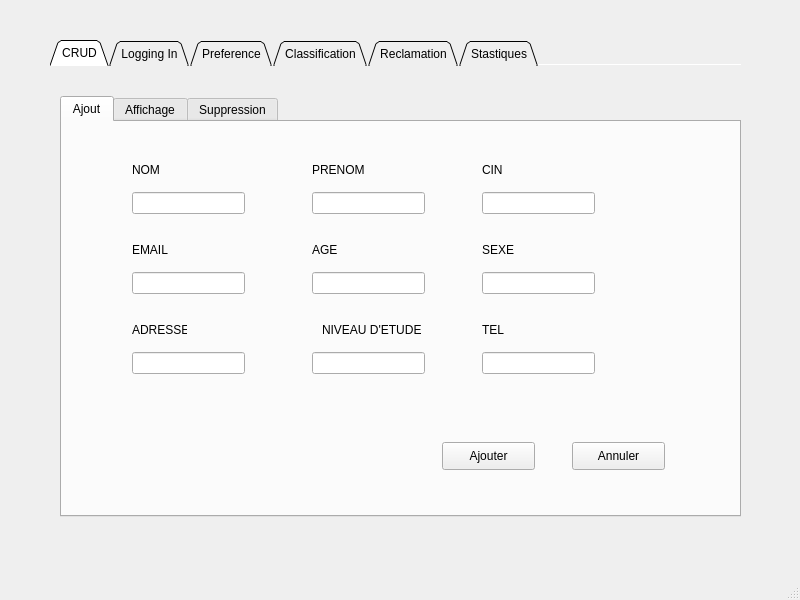
<?xml version="1.0" encoding="UTF-8"?>
<ui version="4.0">
 <class>MainWindow</class>
 <widget class="QMainWindow" name="MainWindow">
  <property name="geometry">
   <rect>
    <x>0</x>
    <y>0</y>
    <width>800</width>
    <height>600</height>
   </rect>
  </property>
  <property name="windowTitle">
   <string>Gestion Des abonnés</string>
  </property>
  <property name="autoFillBackground">
   <bool>false</bool>
  </property>
  <widget class="QWidget" name="centralwidget">
   <widget class="QTabWidget" name="tabWidget">
    <property name="enabled">
     <bool>true</bool>
    </property>
    <property name="geometry">
     <rect>
      <x>50</x>
      <y>40</y>
      <width>691</width>
      <height>491</height>
     </rect>
    </property>
    <property name="maximumSize">
     <size>
      <width>701</width>
      <height>491</height>
     </size>
    </property>
    <property name="focusPolicy">
     <enum>Qt::TabFocus</enum>
    </property>
    <property name="autoFillBackground">
     <bool>false</bool>
    </property>
    <property name="tabShape">
     <enum>QTabWidget::Triangular</enum>
    </property>
    <property name="currentIndex">
     <number>0</number>
    </property>
    <property name="iconSize">
     <size>
      <width>100</width>
      <height>100</height>
     </size>
    </property>
    <property name="elideMode">
     <enum>Qt::ElideNone</enum>
    </property>
    <property name="usesScrollButtons">
     <bool>true</bool>
    </property>
    <property name="documentMode">
     <bool>true</bool>
    </property>
    <property name="tabsClosable">
     <bool>false</bool>
    </property>
    <property name="movable">
     <bool>false</bool>
    </property>
    <widget class="QWidget" name="CRUD">
     <attribute name="title">
      <string>CRUD</string>
     </attribute>
     <widget class="QTabWidget" name="tabWidget_2">
      <property name="geometry">
       <rect>
        <x>10</x>
        <y>30</y>
        <width>681</width>
        <height>421</height>
       </rect>
      </property>
      <property name="currentIndex">
       <number>0</number>
      </property>
      <widget class="QWidget" name="Ajout">
       <attribute name="title">
        <string>Ajout</string>
       </attribute>
       <widget class="QPushButton" name="pushButton_5">
        <property name="geometry">
         <rect>
          <x>510</x>
          <y>320</y>
          <width>93</width>
          <height>28</height>
         </rect>
        </property>
        <property name="text">
         <string>Annuler</string>
        </property>
       </widget>
       <widget class="QPushButton" name="pushButton_Ajouter">
        <property name="geometry">
         <rect>
          <x>380</x>
          <y>320</y>
          <width>93</width>
          <height>28</height>
         </rect>
        </property>
        <property name="text">
         <string>Ajouter</string>
        </property>
       </widget>
       <widget class="QLineEdit" name="lineEdit_NOM">
        <property name="geometry">
         <rect>
          <x>70</x>
          <y>70</y>
          <width>113</width>
          <height>22</height>
         </rect>
        </property>
       </widget>
       <widget class="QLineEdit" name="lineEdit_PRENOM">
        <property name="geometry">
         <rect>
          <x>250</x>
          <y>70</y>
          <width>113</width>
          <height>22</height>
         </rect>
        </property>
       </widget>
       <widget class="QLineEdit" name="lineEdit_CIN">
        <property name="geometry">
         <rect>
          <x>420</x>
          <y>70</y>
          <width>113</width>
          <height>22</height>
         </rect>
        </property>
        <property name="maxLength">
         <number>8</number>
        </property>
       </widget>
       <widget class="QLineEdit" name="lineEdit_EMAIL">
        <property name="geometry">
         <rect>
          <x>70</x>
          <y>150</y>
          <width>113</width>
          <height>22</height>
         </rect>
        </property>
       </widget>
       <widget class="QLineEdit" name="lineEdit_AGE">
        <property name="geometry">
         <rect>
          <x>250</x>
          <y>150</y>
          <width>113</width>
          <height>22</height>
         </rect>
        </property>
       </widget>
       <widget class="QLineEdit" name="lineEdit_SEXE">
        <property name="geometry">
         <rect>
          <x>420</x>
          <y>150</y>
          <width>113</width>
          <height>22</height>
         </rect>
        </property>
       </widget>
       <widget class="QLineEdit" name="lineEdit_ADRESSE">
        <property name="geometry">
         <rect>
          <x>70</x>
          <y>230</y>
          <width>113</width>
          <height>22</height>
         </rect>
        </property>
       </widget>
       <widget class="QLineEdit" name="lineEdit_NIVEAUETUDE">
        <property name="geometry">
         <rect>
          <x>250</x>
          <y>230</y>
          <width>113</width>
          <height>22</height>
         </rect>
        </property>
       </widget>
       <widget class="QLineEdit" name="lineEdit_TEL">
        <property name="geometry">
         <rect>
          <x>420</x>
          <y>230</y>
          <width>113</width>
          <height>22</height>
         </rect>
        </property>
       </widget>
       <widget class="QLabel" name="label_8">
        <property name="geometry">
         <rect>
          <x>70</x>
          <y>40</y>
          <width>55</width>
          <height>16</height>
         </rect>
        </property>
        <property name="text">
         <string>NOM</string>
        </property>
       </widget>
       <widget class="QLabel" name="label_9">
        <property name="geometry">
         <rect>
          <x>250</x>
          <y>40</y>
          <width>55</width>
          <height>16</height>
         </rect>
        </property>
        <property name="text">
         <string>PRENOM</string>
        </property>
       </widget>
       <widget class="QLabel" name="label_10">
        <property name="geometry">
         <rect>
          <x>420</x>
          <y>40</y>
          <width>55</width>
          <height>16</height>
         </rect>
        </property>
        <property name="text">
         <string>CIN</string>
        </property>
       </widget>
       <widget class="QLabel" name="label_11">
        <property name="geometry">
         <rect>
          <x>70</x>
          <y>120</y>
          <width>55</width>
          <height>16</height>
         </rect>
        </property>
        <property name="text">
         <string>EMAIL</string>
        </property>
       </widget>
       <widget class="QLabel" name="label_12">
        <property name="geometry">
         <rect>
          <x>250</x>
          <y>120</y>
          <width>55</width>
          <height>16</height>
         </rect>
        </property>
        <property name="text">
         <string>AGE</string>
        </property>
       </widget>
       <widget class="QLabel" name="label_13">
        <property name="geometry">
         <rect>
          <x>420</x>
          <y>120</y>
          <width>55</width>
          <height>16</height>
         </rect>
        </property>
        <property name="text">
         <string>SEXE</string>
        </property>
       </widget>
       <widget class="QLabel" name="label_14">
        <property name="geometry">
         <rect>
          <x>70</x>
          <y>200</y>
          <width>55</width>
          <height>16</height>
         </rect>
        </property>
        <property name="text">
         <string>ADRESSE</string>
        </property>
       </widget>
       <widget class="QLabel" name="label_15">
        <property name="geometry">
         <rect>
          <x>260</x>
          <y>200</y>
          <width>101</width>
          <height>16</height>
         </rect>
        </property>
        <property name="text">
         <string>NIVEAU D'ETUDE</string>
        </property>
       </widget>
       <widget class="QLabel" name="label_16">
        <property name="geometry">
         <rect>
          <x>420</x>
          <y>200</y>
          <width>55</width>
          <height>16</height>
         </rect>
        </property>
        <property name="text">
         <string>TEL</string>
        </property>
       </widget>
      </widget>
      <widget class="QWidget" name="Affichage">
       <attribute name="title">
        <string>Affichage</string>
       </attribute>
       <widget class="QTableView" name="tab_Abonnes">
        <property name="geometry">
         <rect>
          <x>20</x>
          <y>40</y>
          <width>621</width>
          <height>251</height>
         </rect>
        </property>
       </widget>
      </widget>
      <widget class="QWidget" name="Suppression">
       <attribute name="title">
        <string>Suppression</string>
       </attribute>
       <widget class="QLineEdit" name="lineEdit_CIN_Suprrimer">
        <property name="geometry">
         <rect>
          <x>30</x>
          <y>90</y>
          <width>321</width>
          <height>41</height>
         </rect>
        </property>
       </widget>
       <widget class="QLabel" name="label_17">
        <property name="geometry">
         <rect>
          <x>30</x>
          <y>40</y>
          <width>171</width>
          <height>41</height>
         </rect>
        </property>
        <property name="frameShape">
         <enum>QFrame::NoFrame</enum>
        </property>
        <property name="text">
         <string>CIN </string>
        </property>
        <property name="textFormat">
         <enum>Qt::RichText</enum>
        </property>
       </widget>
       <widget class="QPushButton" name="pushButton_Supprimer">
        <property name="geometry">
         <rect>
          <x>410</x>
          <y>250</y>
          <width>93</width>
          <height>28</height>
         </rect>
        </property>
        <property name="text">
         <string>Supprimer</string>
        </property>
       </widget>
       <widget class="QPushButton" name="pushButton_9">
        <property name="geometry">
         <rect>
          <x>540</x>
          <y>250</y>
          <width>93</width>
          <height>28</height>
         </rect>
        </property>
        <property name="text">
         <string>Annuler</string>
        </property>
       </widget>
       <widget class="QPushButton" name="pushButton_10">
        <property name="geometry">
         <rect>
          <x>20</x>
          <y>340</y>
          <width>91</width>
          <height>28</height>
         </rect>
        </property>
        <property name="text">
         <string>Mettre a jour</string>
        </property>
       </widget>
      </widget>
     </widget>
    </widget>
    <widget class="QWidget" name="widget">
     <attribute name="title">
      <string>Logging In</string>
     </attribute>
     <widget class="QLineEdit" name="lineEdit">
      <property name="geometry">
       <rect>
        <x>50</x>
        <y>150</y>
        <width>321</width>
        <height>41</height>
       </rect>
      </property>
     </widget>
     <widget class="QLineEdit" name="lineEdit_2">
      <property name="geometry">
       <rect>
        <x>50</x>
        <y>260</y>
        <width>321</width>
        <height>41</height>
       </rect>
      </property>
     </widget>
     <widget class="QLabel" name="label">
      <property name="geometry">
       <rect>
        <x>60</x>
        <y>215</y>
        <width>91</width>
        <height>31</height>
       </rect>
      </property>
      <property name="text">
       <string>Mot de passe</string>
      </property>
     </widget>
     <widget class="QLabel" name="label_2">
      <property name="geometry">
       <rect>
        <x>50</x>
        <y>95</y>
        <width>171</width>
        <height>41</height>
       </rect>
      </property>
      <property name="frameShape">
       <enum>QFrame::NoFrame</enum>
      </property>
      <property name="text">
       <string>Nom d'utilisateur</string>
      </property>
      <property name="textFormat">
       <enum>Qt::RichText</enum>
      </property>
     </widget>
     <widget class="QPushButton" name="pushButton">
      <property name="geometry">
       <rect>
        <x>140</x>
        <y>330</y>
        <width>121</width>
        <height>28</height>
       </rect>
      </property>
      <property name="text">
       <string>Se connecter</string>
      </property>
     </widget>
    </widget>
    <widget class="QWidget" name="Preference">
     <attribute name="title">
      <string>Preference</string>
     </attribute>
     <widget class="QLabel" name="label_3">
      <property name="geometry">
       <rect>
        <x>30</x>
        <y>30</y>
        <width>171</width>
        <height>41</height>
       </rect>
      </property>
      <property name="frameShape">
       <enum>QFrame::NoFrame</enum>
      </property>
      <property name="text">
       <string>Critère de recherche</string>
      </property>
      <property name="textFormat">
       <enum>Qt::RichText</enum>
      </property>
     </widget>
     <widget class="QComboBox" name="comboBox">
      <property name="geometry">
       <rect>
        <x>30</x>
        <y>70</y>
        <width>281</width>
        <height>31</height>
       </rect>
      </property>
      <property name="currentText">
       <string/>
      </property>
      <item>
       <property name="text">
        <string/>
       </property>
      </item>
      <item>
       <property name="text">
        <string>Adresse</string>
       </property>
      </item>
      <item>
       <property name="text">
        <string>Age</string>
       </property>
      </item>
      <item>
       <property name="text">
        <string>Sexe</string>
       </property>
      </item>
      <item>
       <property name="text">
        <string>Niveau d'etude</string>
       </property>
      </item>
     </widget>
     <widget class="QTableView" name="tab_preference">
      <property name="geometry">
       <rect>
        <x>40</x>
        <y>180</y>
        <width>621</width>
        <height>251</height>
       </rect>
      </property>
     </widget>
    </widget>
    <widget class="QWidget" name="Classification">
     <attribute name="title">
      <string>Classification</string>
     </attribute>
     <widget class="QLabel" name="label_5">
      <property name="geometry">
       <rect>
        <x>40</x>
        <y>40</y>
        <width>171</width>
        <height>41</height>
       </rect>
      </property>
      <property name="frameShape">
       <enum>QFrame::NoFrame</enum>
      </property>
      <property name="text">
       <string>Classer Selon : </string>
      </property>
      <property name="textFormat">
       <enum>Qt::RichText</enum>
      </property>
     </widget>
     <widget class="QRadioButton" name="radioButton">
      <property name="geometry">
       <rect>
        <x>150</x>
        <y>50</y>
        <width>251</width>
        <height>21</height>
       </rect>
      </property>
      <property name="text">
       <string>Ordre Alphabitique croissant des noms</string>
      </property>
     </widget>
     <widget class="QRadioButton" name="radioButton_2">
      <property name="geometry">
       <rect>
        <x>150</x>
        <y>90</y>
        <width>261</width>
        <height>21</height>
       </rect>
      </property>
      <property name="text">
       <string>Ordre Alphabitique décroissant des noms</string>
      </property>
     </widget>
     <widget class="QRadioButton" name="radioButton_3">
      <property name="geometry">
       <rect>
        <x>150</x>
        <y>130</y>
        <width>191</width>
        <height>21</height>
       </rect>
      </property>
      <property name="text">
       <string>Date d'ajout</string>
      </property>
     </widget>
     <widget class="QTableView" name="tab_classification">
      <property name="geometry">
       <rect>
        <x>30</x>
        <y>180</y>
        <width>621</width>
        <height>251</height>
       </rect>
      </property>
     </widget>
    </widget>
    <widget class="QWidget" name="Reclamation">
     <attribute name="title">
      <string>Reclamation</string>
     </attribute>
     <widget class="QPushButton" name="pushButton_2">
      <property name="geometry">
       <rect>
        <x>360</x>
        <y>380</y>
        <width>121</width>
        <height>28</height>
       </rect>
      </property>
      <property name="text">
       <string>Envoyer</string>
      </property>
     </widget>
     <widget class="QPushButton" name="pushButton_3">
      <property name="geometry">
       <rect>
        <x>520</x>
        <y>380</y>
        <width>121</width>
        <height>28</height>
       </rect>
      </property>
      <property name="text">
       <string>Annuler</string>
      </property>
     </widget>
     <widget class="QLabel" name="label_4">
      <property name="geometry">
       <rect>
        <x>50</x>
        <y>50</y>
        <width>201</width>
        <height>41</height>
       </rect>
      </property>
      <property name="frameShape">
       <enum>QFrame::NoFrame</enum>
      </property>
      <property name="text">
       <string>Ecrire la reclamation ci-desous</string>
      </property>
      <property name="textFormat">
       <enum>Qt::RichText</enum>
      </property>
     </widget>
     <widget class="QTextEdit" name="textEdit">
      <property name="geometry">
       <rect>
        <x>40</x>
        <y>116</y>
        <width>601</width>
        <height>231</height>
       </rect>
      </property>
      <property name="html">
       <string>&lt;!DOCTYPE HTML PUBLIC &quot;-//W3C//DTD HTML 4.0//EN&quot; &quot;http://www.w3.org/TR/REC-html40/strict.dtd&quot;&gt;
&lt;html&gt;&lt;head&gt;&lt;meta name=&quot;qrichtext&quot; content=&quot;1&quot; /&gt;&lt;style type=&quot;text/css&quot;&gt;
p, li { white-space: pre-wrap; }
&lt;/style&gt;&lt;/head&gt;&lt;body style=&quot; font-family:'MS Shell Dlg 2'; font-size:7.8pt; font-weight:400; font-style:normal;&quot;&gt;
&lt;p style=&quot;-qt-paragraph-type:empty; margin-top:0px; margin-bottom:0px; margin-left:0px; margin-right:0px; -qt-block-indent:0; text-indent:0px;&quot;&gt;&lt;br /&gt;&lt;/p&gt;&lt;/body&gt;&lt;/html&gt;</string>
      </property>
     </widget>
    </widget>
    <widget class="QWidget" name="Stastiques">
     <attribute name="title">
      <string>Stastiques</string>
     </attribute>
     <widget class="QProgressBar" name="progressBar">
      <property name="geometry">
       <rect>
        <x>80</x>
        <y>120</y>
        <width>231</width>
        <height>31</height>
       </rect>
      </property>
      <property name="value">
       <number>24</number>
      </property>
     </widget>
     <widget class="QProgressBar" name="progressBar_2">
      <property name="geometry">
       <rect>
        <x>80</x>
        <y>260</y>
        <width>231</width>
        <height>31</height>
       </rect>
      </property>
      <property name="value">
       <number>24</number>
      </property>
     </widget>
     <widget class="QLabel" name="label_6">
      <property name="geometry">
       <rect>
        <x>80</x>
        <y>60</y>
        <width>171</width>
        <height>41</height>
       </rect>
      </property>
      <property name="frameShape">
       <enum>QFrame::NoFrame</enum>
      </property>
      <property name="text">
       <string>Abonnés Admis :</string>
      </property>
      <property name="textFormat">
       <enum>Qt::RichText</enum>
      </property>
     </widget>
     <widget class="QLabel" name="label_7">
      <property name="geometry">
       <rect>
        <x>80</x>
        <y>200</y>
        <width>171</width>
        <height>41</height>
       </rect>
      </property>
      <property name="frameShape">
       <enum>QFrame::NoFrame</enum>
      </property>
      <property name="text">
       <string>Abonnés Rejetés :</string>
      </property>
      <property name="textFormat">
       <enum>Qt::RichText</enum>
      </property>
     </widget>
     <widget class="QPushButton" name="pushButton_4">
      <property name="geometry">
       <rect>
        <x>470</x>
        <y>387</y>
        <width>151</width>
        <height>31</height>
       </rect>
      </property>
      <property name="text">
       <string>Mettre à jour</string>
      </property>
     </widget>
    </widget>
   </widget>
  </widget>
  <widget class="QMenuBar" name="menubar">
   <property name="geometry">
    <rect>
     <x>0</x>
     <y>0</y>
     <width>800</width>
     <height>26</height>
    </rect>
   </property>
  </widget>
  <widget class="QStatusBar" name="statusbar"/>
 </widget>
 <resources/>
 <connections/>
</ui>
